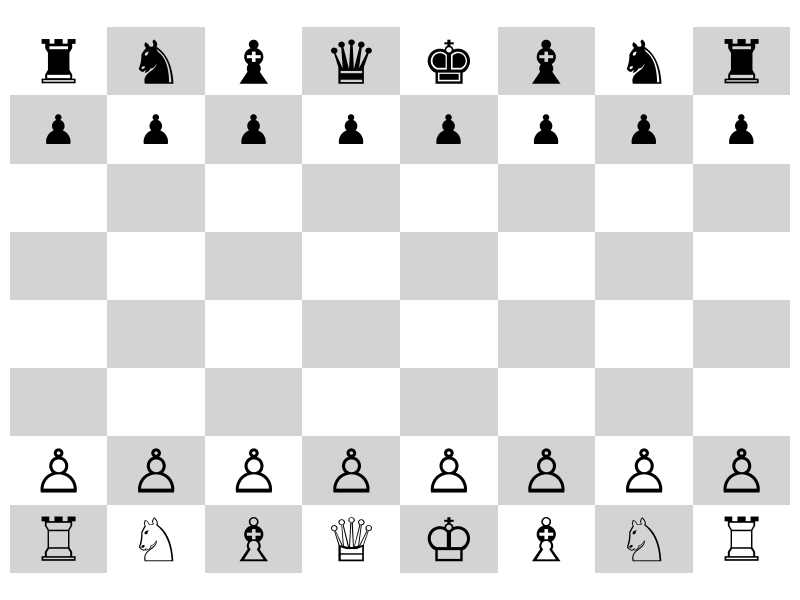

Write R code to recreate this figure. (Note: this script raises an error after producing the figure.)
# Chess Board in R

library(tidyverse)

cols <- letters[1:8]
rows <- 1:8

board <- expand.grid(cols,rows) |>
  within({
    color = ifelse((Var1 %in% letters[c(1, 3, 5, 7)] &Var2 %% 2 == 0) |
                     (Var1 %in% letters[c(2, 4, 6, 8)] & Var2 %% 2 != 0),
                   TRUE,
                   FALSE)
  })

pieces <- {
  list(
  white_pawns = board |>
    subset(Var2 == 2) |>
    within({
      no = 1:8
      alive = TRUE
    }),
  black_pawns = board |>
    subset(Var2 == 7) |>
    within({
      no = 1:8
      alive = TRUE
    }),
  white_castles = board |>
    subset(Var2 == 1 & Var1 %in% letters[c(1, 8)]) |>
    within({
      no = 1:2
      alive = TRUE
    }),
  black_castles = board |>
    subset(Var2 == 8 & Var1 %in% letters[c(1, 8)]) |>
    within({
      no = 1:2
      alive = TRUE
    }),
  white_knights = board |>
    subset(Var2 == 1 & Var1 %in% letters[c(2, 7)]) |>
    within({
      no = 1:2
      alive = TRUE
    }),
  black_knights = board |>
    subset(Var2 == 8 & Var1 %in% letters[c(2, 7)]) |>
    within({
      no = 1:2
      alive = TRUE
    }),
  white_bishops = board |>
    subset(Var2 == 1 & Var1 %in% letters[c(3, 6)]) |>
    within({
      no = 1:2
      alive = TRUE
    }),
  black_bishops = board |>
    subset(Var2 == 8 & Var1 %in% letters[c(3, 6)]) |>
    within({
      no = 1:2
    }),
  white_queen = board |> subset(Var2 == 1 & Var1 == letters[4]),
  black_queen = board |> subset(Var2 == 8 & Var1 == letters[4]),
  white_king = board |> subset(Var2 == 1 & Var1 == letters[5]),
  black_king = board |> subset(Var2 == 8 & Var1 == letters[5])
)
}
plot_board<- function(board,
                      pieces){
  
  white_pawns <- pieces[["white_pawns"]]
  black_pawns <- pieces[["black_pawns"]]
  
  white_castles <- pieces[["white_castles"]]
  black_castles <- pieces[["black_castles"]]
  
  white_knights <- pieces[["white_knights"]]
  black_knights <- pieces[["black_knights"]]
  
  white_bishops <- pieces[["white_bishops"]]
  black_bishops <- pieces[["black_bishops"]]
  
  white_queen <- pieces[["white_queen"]]
  black_queen <- pieces[["black_queen"]]
  
  white_king <- pieces[["white_king"]]
  black_king <- pieces[["black_king"]]
  
  ggplot()+
    theme_void()+
    geom_tile(data=board,
              mapping=aes(x=Var1,y=Var2,fill=color))+
    scale_fill_manual(values=c("#D3D3D3","#FFFFFF"))+
    geom_point(data = white_pawns,
               mapping=aes(x=Var1,y=Var2),
               shape="\u2659",
               size=15)+
    geom_point(data = black_pawns,
               mapping=aes(x=Var1,y=Var2),
               shape="\u265F",
               size=10)+
    geom_point(data = white_castles,
               mapping=aes(x=Var1,y=Var2),
               shape="\u2656",
               size=15)+
    geom_point(data = black_castles,
               mapping=aes(x=Var1,y=Var2),
               shape="\u265C",
               size=15)+
    geom_point(data = white_knights,
               mapping=aes(x=Var1,y=Var2),
               shape="\u2658",
               size=15)+
    geom_point(data = black_knights,
               mapping=aes(x=Var1,y=Var2),
               shape="\u265E",
               size=15)+
    geom_point(data = white_bishops,
               mapping=aes(x=Var1,y=Var2),
               shape="\u2657",
               size=15)+
    geom_point(data = black_bishops,
               mapping=aes(x=Var1,y=Var2),
               shape="\u265D",
               size=15)+
    geom_point(data = white_queen,
               mapping=aes(x=Var1,y=Var2),
               shape="\u2655",
               size=15)+
    geom_point(data = black_queen,
               mapping=aes(x=Var1,y=Var2),
               shape="\u265B",
               size=15)+
    geom_point(data = white_king,
               mapping=aes(x=Var1,y=Var2),
               shape="\u2654",
               size=15)+
    geom_point(data = black_king,
               mapping=aes(x=Var1,y=Var2),
               shape="\u265A",
               size=15)+
    theme(legend.position = "none")
}

get_player_move <- function(turn,player){
  prompt <- paste(player, "'s Turn:", sep='', collapse='')
  readline(prompt)
}

parse_player_move<- function(player, move, pieces){
  parsed_move <-strsplit(move,split=" ")[[1]]
  piece <- parsed_move[1]
  no <- parsed_move[2]
  location <- strsplit(parsed_move[3],split="")[[1]]
  print(location)
  if(piece=="pawn"){
    if(player=="White"){
      pieces[["white_pawns"]][pieces[["white_pawns"]]["no"]==no,]["Var1"]<-location[1]
      pieces[["white_pawns"]][pieces[["white_pawns"]]["no"]==no,]["Var2"]<-location[2] |> as.numeric() 
    }
    
    if(player=="Black"){
      pieces[["black_pawns"]][pieces[["black_pawns"]]["no"]==no,]["Var1"]<-location[1]
      pieces[["black_pawns"]][pieces[["black_pawns"]]["no"]==no,]["Var2"]<-location[2] |> as.numeric()
    }
  }
  
  if(piece=="knight"){
    if(player=="White"){
      pieces[["white_knights"]][pieces[["white_knights"]]["no"]==no,]["Var1"]<-location[1]
      pieces[["white_knights"]][pieces[["white_knights"]]["no"]==no,]["Var2"]<-location[2] |> as.numeric()
    }
    
    if(player=="Black"){
      pieces[["black_knights"]][pieces[["black_knights"]]["no"]==no,]["Var1"]<-location[1]
      pieces[["black_knights"]][pieces[["black_knights"]]["no"]==no,]["Var2"]<-location[2] |> as.numeric()
    }
  }
  
  if(piece=="bishop"){
    if(player=="White"){
      pieces[["white_bishops"]][pieces[["white_bishops"]]["no"]==no,]["Var1"]<-location[1]
      pieces[["white_bishops"]][pieces[["white_bishops"]]["no"]==no,]["Var2"]<-location[2] |> as.numeric()
    }
    
    if(player=="Black"){
      pieces[["black_bishops"]][pieces[["black_bishops"]]["no"]==no,]["Var1"]<-location[1]
      pieces[["black_bishops"]][pieces[["black_bishops"]]["no"]==no,]["Var2"]<-location[2] |> as.numeric()
    }
  }
  
  if(piece=="queen"){
    if(player=="White"){
      pieces[["white_queen"]][pieces[["white_queen"]]["no"]==no,]["Var1"]<-location[1]
      pieces[["white_queen"]][pieces[["white_queen"]]["no"]==no,]["Var2"]<-location[2] |> as.numeric()
    }
    
    if(player=="Black"){
      pieces[["black_queen"]][pieces[["black_queen"]]["no"]==no,]["Var1"]<-location[1]
      pieces[["black_queen"]][pieces[["black_queen"]]["no"]==no,]["Var2"]<-location[2] |> as.numeric()
    }
  }
  
  if(piece=="king"){
    if(player=="White"){
      pieces[["white_king"]][pieces[["white_king"]]["no"]==no,]["Var1"]<-location[1]
      pieces[["white_king"]][pieces[["white_king"]]["no"]==no,]["Var2"]<-location[2] |> as.numeric()
    }
    
    if(player=="Black"){
      pieces[["black_king"]][pieces[["black_king"]]["no"]==no,]["Var1"]<-location[1]
      pieces[["black_king"]][pieces[["black_king"]]["no"]==no,]["Var2"]<-location[2] |> as.numeric()
    }
  }
  
  return(pieces)
}


play_game <- function() {
  turn <- 0
  quit <- FALSE
  
  # Initialize the game
  plot_board(board,pieces) |> print() 
  
  while (quit == FALSE) {
    turn <- turn + 1
    player <- ifelse(turn %% 2 == 1, "White", "Black")
    move <- get_player_move(turn,player)
    if(move == "quit"){
      quit <- TRUE
      break
    }
    pieces<-parse_player_move(player,move,pieces)
    cat(move)
    
    # Update the game
    board |>
      plot_board(pieces)|> 
      print() 
    
  }
  cat("Game Concluded")
}


play_game()
